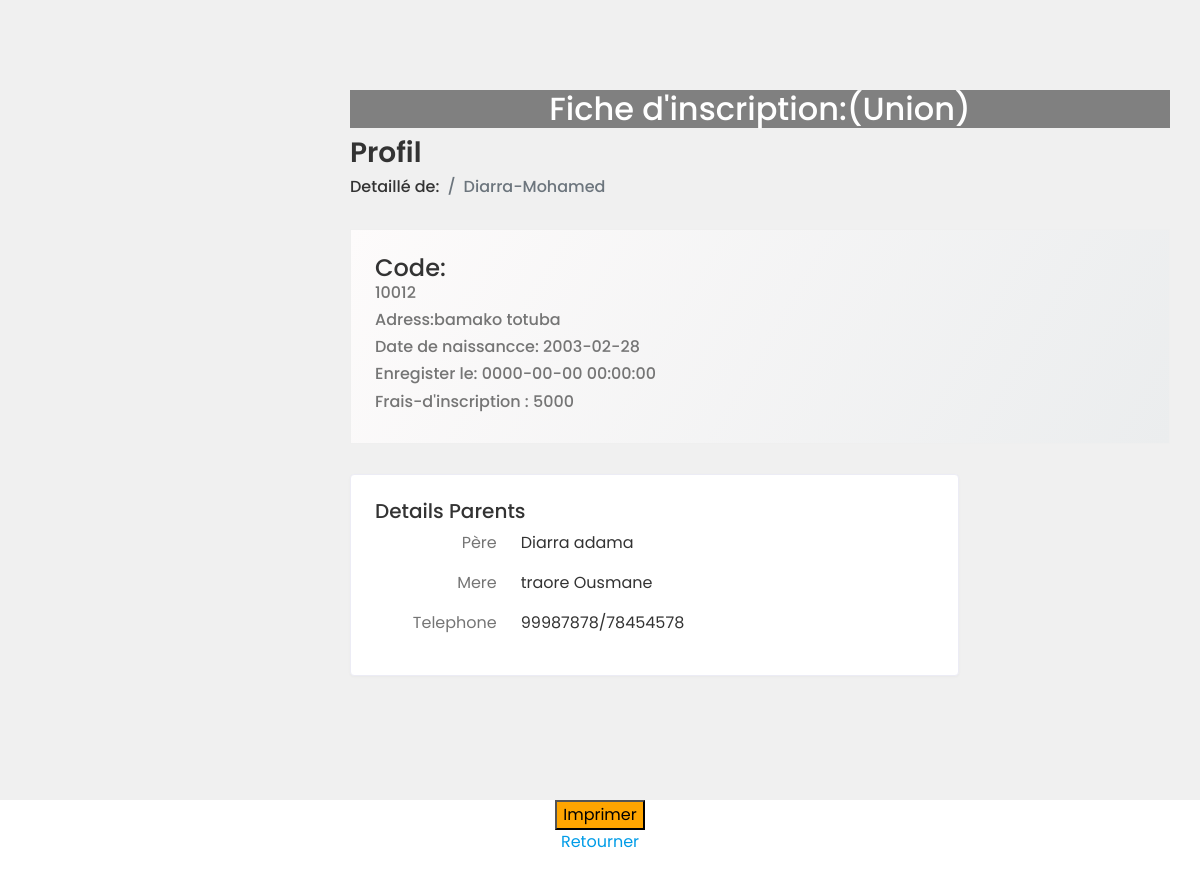
Screenshot of /pages/detailInsccription.php?id_inscription=26 (signed in) with the database file from the repository.
### tables this page shows
CREATE TABLE `inscription` (
  `id_inscription` int(11) NOT NULL,
  `frais_inscription` int(11) NOT NULL,
  `date_inscription` datetime DEFAULT NULL,
  `id_eleve` int(10) UNSIGNED NOT NULL,
  `id_annee_scolaire` int(11) NOT NULL,
  `id_classe` int(11) NOT NULL,
  `id_user` int(11) UNSIGNED NOT NULL
);

CREATE TABLE `eleve` (
  `id_eleve` int(10) UNSIGNED NOT NULL,
  `nom` varchar(45) DEFAULT NULL,
  `prenom` varchar(45) DEFAULT NULL,
  `telephone` varchar(45) DEFAULT NULL,
  `adresse` varchar(100) NOT NULL,
  `np_mere` varchar(45) DEFAULT NULL,
  `np_pere` varchar(45) DEFAULT NULL,
  `tel_parent` varchar(45) NOT NULL,
  `lieuxtravailPere` varchar(45) DEFAULT NULL,
  `lieuxtravailMere` varchar(45) DEFAULT NULL,
  `date_nais` date NOT NULL,
  `sex` varchar(45) DEFAULT NULL,
  `date_enregister` datetime NOT NULL DEFAULT current_timestamp(),
  `id_user` int(11) NOT NULL
);

### pages/detailInsccription.php (the view, shortened to what this page needs)
<?php
require '../includes/head.php';
require_once("../codePHP/connexion.php");
$id_inscription = $_GET['id_inscription'];
 $select = $pdo->prepare("
 SELECT DISTINCT
 eleve.id_eleve,
 eleve.nom,
 eleve.prenom,
 eleve.telephone,
 eleve.adresse,
 eleve.date_nais,
 eleve.date_enregister,
 eleve.np_pere,
 eleve.np_mere,
 eleve.telephone,
 eleve.tel_parent,
 annee_scolaire.id_annee_scolaire,
 classe.id_classe,
 annee_scolaire.nom_annee,
 classe.nomClasse,
 id_inscription,
 frais_inscription,
 date_inscription
 FROM inscription
 INNER JOIN eleve ON eleve.id_eleve = inscription.id_eleve
 INNER JOIN annee_scolaire ON annee_scolaire.id_annee_scolaire = inscription.id_annee_scolaire
 INNER JOIN classe ON classe.id_classe = inscription.id_classe
 WHERE inscription.id_inscription = $id_inscription
 ");
 $select->execute();
?>
<?php foreach($select as $resultat){ ?>
<div class="header-left">
<div class="page-wrapper">
<div class="content container-fluid">
<div class="page-header">
<div class="row">
<div class="col">
<h2 style="background-color: gray; color:white;"><center>Fiche d'inscription:(Union) </center></h2>
<h3 class="page-title">Profil</h3>
<ul class="breadcrumb">
<li class="breadcrumb-item"><a href="index.html">Detaillé de:</a></li>
<li class="breadcrumb-item active"><?php echo $resultat['nom']; ?>-<?php echo $resultat['prenom']; ?></li>
</ul>
</div>
</div>
</div>
<div class="row">
<div class="col-md-12">
<div class="profile-header">
<div class="row align-items-center">
<div class="col ms-md-n2 profile-user-info">
<h4 class="user-name mb-0">Code:</h4>
<h6 class="text-muted"><?php echo $resultat['id_eleve']; ?></h6>
<h6 class="text-muted">Adress:<?php echo $resultat['adresse']; ?></h6>
<h6 class="text-muted">Date de naissancce: <?php echo $resultat['date_nais']; ?></h6>
<h6 class="text-muted">Enregister le: <?php echo $resultat['date_enregister']; ?></h6>
<h6 class="text-muted" style="color: red;">Frais-d'inscription : <?php echo $resultat['frais_inscription']; ?></h6>
</div>
</div>
</div>
<div class="tab-content profile-tab-cont">
<div class="tab-pane fade show active" id="per_details_tab">
<div class="row">
<div class="col-lg-9">
<div class="card">
<div class="card-body">
<h5 class="card-title d-flex justify-content-between">
<span>Details Parents</span>
</h5>
<div class="row">
<p class="col-sm-3 text-muted text-sm-end mb-0 mb-sm-3">Père</p>
<p class="col-sm-9"> <?php echo $resultat['np_pere']; ?></p>
</div>
<div class="row">
<p class="col-sm-3 text-muted text-sm-end mb-0 mb-sm-3">Mere</p>
<p class="col-sm-9"><?php echo $resultat['np_mere']; ?></p>
</div>
<div class="row">
<p class="col-sm-3 text-muted text-sm-end mb-0 mb-sm-3">Telephone</p>
<p class="col-sm-9"><?php echo $resultat['tel_parent']; ?></p>
</div>
</div>
</div>
</div>
<div class="col-lg-3">
</div>
</div>
</div>
</div>
</div>
</div>
</div>
</div>
</div>
<?php } ?>
<center>
<div class="">
<input type="submit" classe="btn btn-primary" style="background-color:orange;" value="Imprimer" onclick="window.print();">
</div>
<a href="listeEleve.php">Retourner</a>
</center>
<br>
<br>
<br>
</body>
</html>

### assets/css/style.css (style rules this page uses)
html { height: 100%; }
body { background-color: #fff; color: #333; font-family: 'Poppins', sans-serif; font-size: 1rem; height: 100%; line-height: 1.5; overflow-x: hidden; }
h1, h2, h3, h4, h5, h6 { font-family: 'Poppins', sans-serif; margin-top: 0; }
a { color: #009ce7; text-decoration: none; }
input, button, a { transition: all 0.4s ease; -moz-transition: all 0.4s ease; -o-transition: all 0.4s ease; -ms-transition: all 0.4s ease; -webkit-transition: all 0.4s ease; }
input, input:focus, button, button:focus { outline: none; }
ul, ol { padding: 0px; list-style: none; }
.text-muted { color: #757575 !important; }
.card { border: 1px solid #ececf5; box-shadow: 0 1px 3px 0 rgba(0, 0, 0, 0.03); margin-bottom: 1.875rem; }
.card-body { padding: 1.5rem; }
.tab-content { padding-top: 20px; }
.page-wrapper { margin-left: 320px; padding-top: 60px; position: relative; transition: all 0.4s ease; }
.page-wrapper > .content { padding: 1.875rem 1.875rem 0; }
.page-header { margin-bottom: 1.875rem; }
.page-header .breadcrumb { background-color: transparent; color: #6c757d; font-size: 1rem; font-weight: 500; margin-bottom: 0; padding: 0; }
.page-header .breadcrumb a { color: #333; }
.page-title { font-size: 28px; font-weight: 600; color: #333; margin-bottom: 5px; }
.breadcrumb { display: -ms-flexbox; display: flex; -ms-flex-wrap: wrap; flex-wrap: wrap; padding: 0.75rem 1rem; margin-bottom: 1rem; list-style: none; background-color: #e9ecef; border-radius: 0.25rem; }
.profile-header { background: linear-gradient(120deg, #fdfbfb 0%, #ebedee 100%); border: 1px solid #efefef; padding: 1.5rem; }
.profile-tab-cont { padding-top: 1.875rem; }

### rows the page displays
inscription: id_eleve.nom "Diarra", id_eleve.prenom "Mohamed", id_eleve.id_eleve "10012", id_eleve.adresse "bamako totuba", id_eleve.date_nais "2003-02-28", id_eleve.date_enregister "0000-00-00 00:00:00", frais_inscription "5000", id_eleve.np_pere "Diarra adama", id_eleve.np_mere "traore Ousmane", id_eleve.tel_parent "99987878/78454578"
